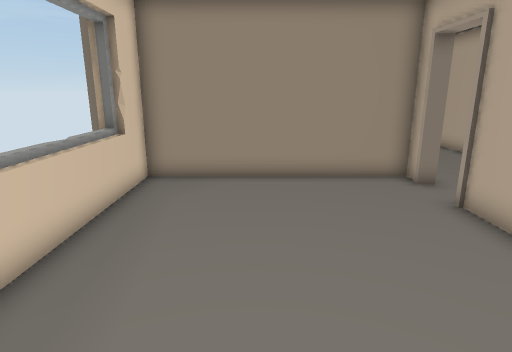
[1] (above)

18 first-person views from a walk through a scene from a Unity 3-D project. The camera is 1.4 m above the floor, tilts 14° down and sees 75° across. The floor is counted in squares, 0.5 m on a side. Each view is taken from the middle of a square. On the plan, view 1 faces up. The plan holds only what a view shows up to about 20 squares ahead; the rest is blank. The place goes on beyond the plan. Door leaves are left out, so doorways stand open.

[2]
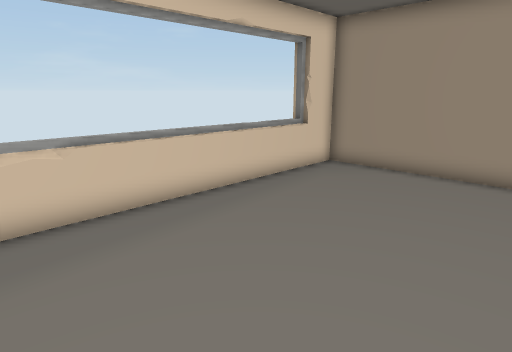

[3]
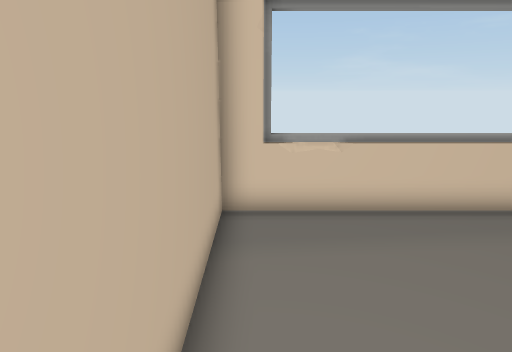

[4]
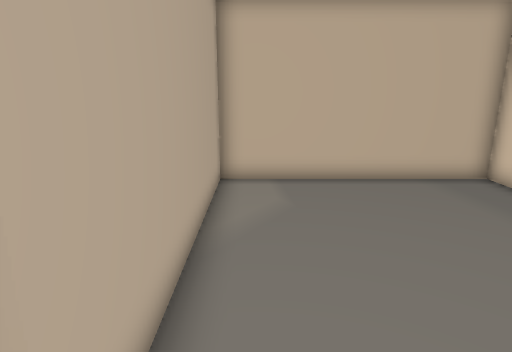

[5]
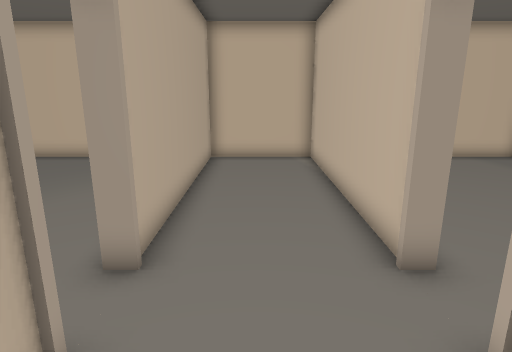

[6]
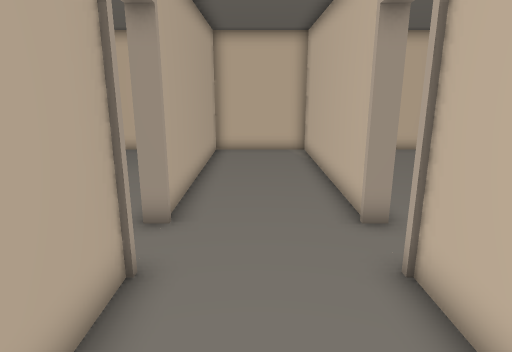

[7]
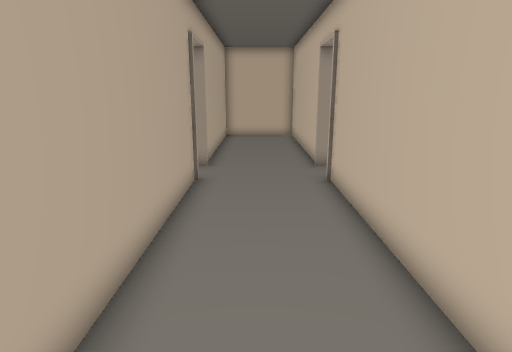

[8]
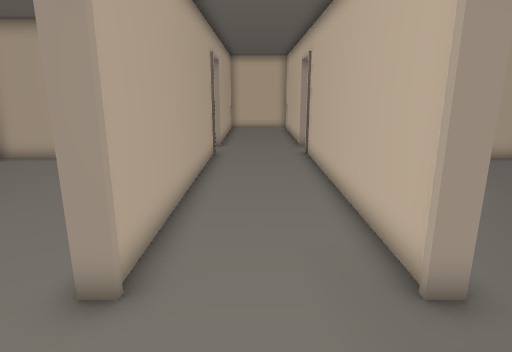

[9]
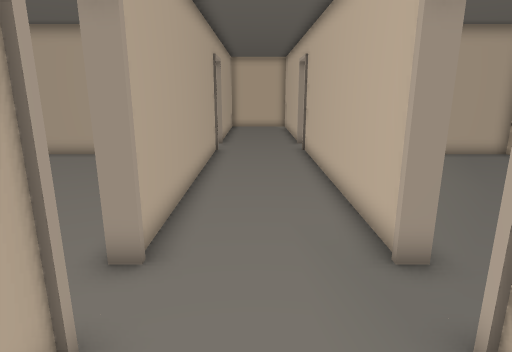

[10]
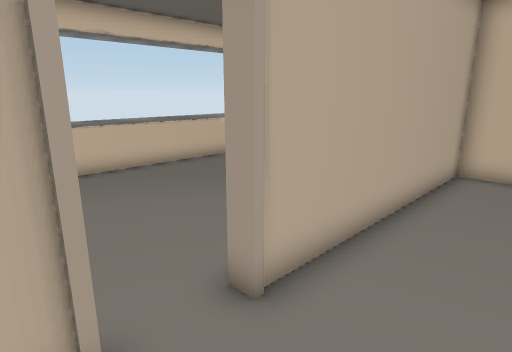

[11]
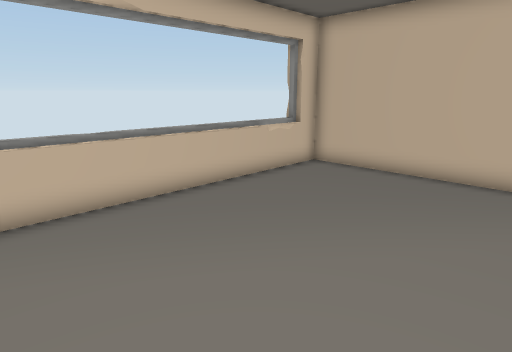

[12]
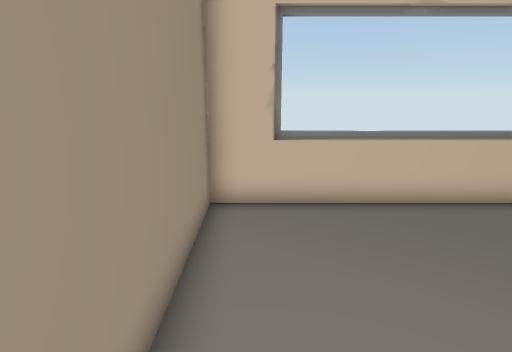

[13]
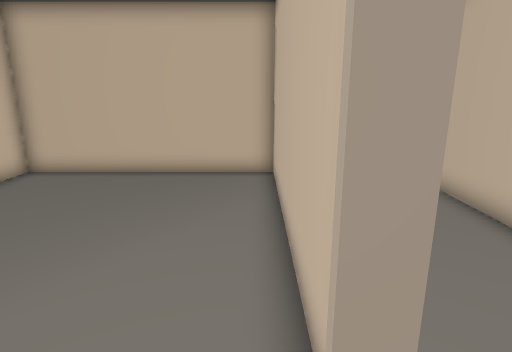

[14]
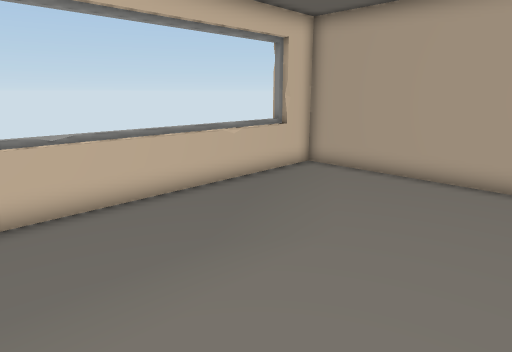

[15]
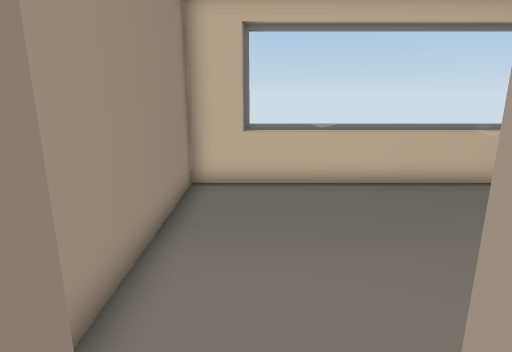

[16]
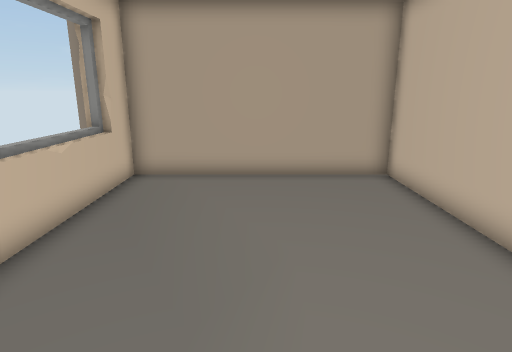

[17]
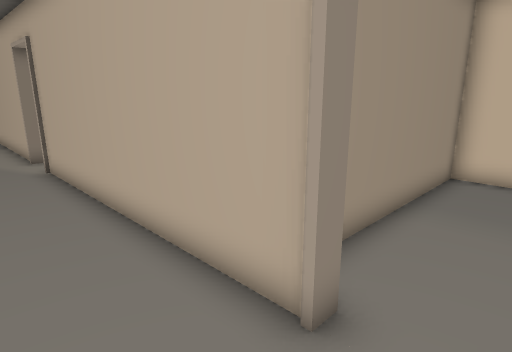

[18]
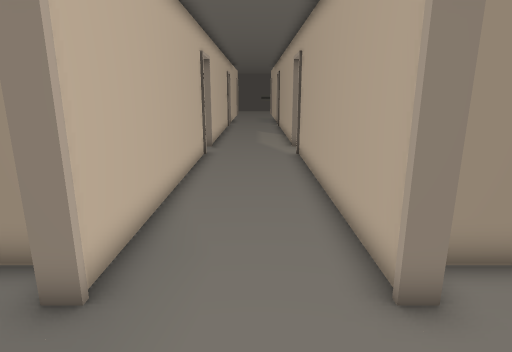

### Floor plan
Ten units are one square. View 1 is at (0, 0); x grows to the right and y downward. Boxes are objects, and circles mark ways between rooms. Rooms are numbered by the first view taken in them; rooms with no view inside come last. Other rooms are left out.
<svg viewBox="-45 -420 245 443">
<path fill="none" stroke="#000" d="M-40 -65 -40 9M-40 -95 -40 -85M55 -102 52 -102 52 -112 -37 -112 -37 18 52 18 52 -81 55 -81M-37 -13 -39 -9M-39 0 -37 5M55 -219 55 -102M105 -240 100 -240 100 -358M100 -101 100 -219 105 -219M55 -81 55 18 100 18 100 -81 104 -81M55 -358 55 -240M104 -377 100 -377 100 -415M55 -404 55 -377M104 -81 104 18 193 18 193 -112 122 -112M195 9 195 -95M193 4 195 0M104 -174 104 -115 193 -115 193 -251 111 -251M193 -152 194 -159M195 -130 195 -234"/>
<circle cx="55" cy="-90" r="3" fill="#2a7"/>
<circle cx="100" cy="-95" r="3" fill="#2a7"/>
<circle cx="100" cy="-225" r="3" fill="#2a7"/>
<text x="10" y="-50">1</text>
<text x="80" y="-200">2</text>
<text x="140" y="-50">3</text>
<text x="140" y="-190">4</text>
</svg>
Room 1 opens to room 2. Room 2 opens to room 3. Room 2 opens to room 4.

Where each view was taken, in squares from view 1:
view 1: 0 up, 0 right, facing up
view 2: 1 down, 4 right, facing up-left
view 3: 1 down, 4 right, facing left
view 4: 9 up, 4 right, facing down
view 5: 13 up, 8 right, facing down
view 6: 15 up, 8 right, facing down
view 7: 21 up, 8 right, facing down
view 8: 26 up, 8 right, facing down
view 9: 27 up, 8 right, facing down
view 10: 11 up, 7 right, facing down-right
view 11: 10 up, 11 right, facing down-right
view 12: 10 up, 11 right, facing right
view 13: 10 up, 11 right, facing down
view 14: 23 up, 11 right, facing down-right
view 15: 23 up, 9 right, facing right
view 16: 23 up, 15 right, facing down
view 17: 22 up, 7 right, facing up-right
view 18: 20 up, 8 right, facing up
